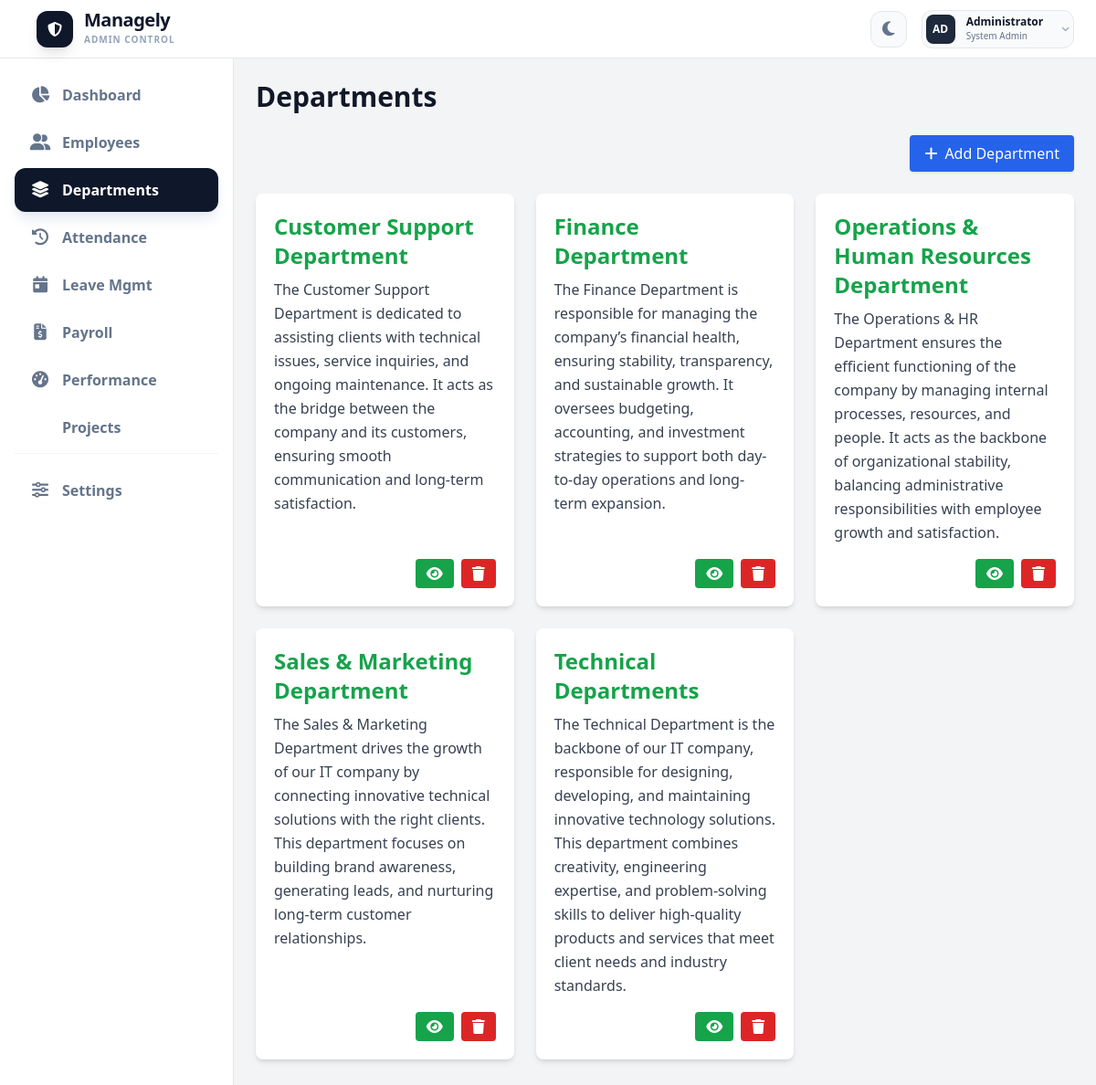
The app's page /adminportal/departments/ (signed in) with its own data.
### adminpanel/models.py (models this page shows, shortened)
class Department(models.Model):
    name = models.CharField(max_length=100, unique=True)
    description = models.TextField(blank=True)
    created_at = models.DateTimeField(auto_now_add=True)

### adminpanel/views.py (the view)
# urls.py: path('departments/', views.admin_department_list, name='admin_department_list'),
@login_required(login_url='/admin/')
def admin_department_list(request):
    departments = Department.objects.all().order_by('name')
    form = DepartmentForm(request.POST or None)
    if request.method == "POST" and form.is_valid():
        form.save()
        messages.success(request, "Department added successfully!")
        return redirect('admin_department_list')
    return render(request, 'admin_department_list.html', {
        'departments': departments,
        'form': form
    })

### accounts/context_processors.py (called while the page is built, shortened)
def global_employee(request):
    employee_id = request.session.get("employee_id")
    return {
        "global_profile": None
    }

### employees/context_processors.py (called while the page is built)
def notifications_processor(request):
    if request.user.is_authenticated:
        return base_notifications(request)
    return {"notifications": [], "unread_count": 0}

### employees/views.py (called while the page is built, shortened)
def base_notifications(request):
    employee_id = request.session.get("employee_id")
    notifications = []
    unread_count = 0
    return {
        "notifications": notifications,
        "unread_count": unread_count,
    }

### adminpanel/templates/admin_department_list.html (shortened to what this page needs)
{% load static %}
<!DOCTYPE html>
<html lang="en">
<head>
  <script src="https://cdn.tailwindcss.com"></script>
  <link rel="stylesheet" href="https://cdnjs.cloudflare.com/ajax/libs/font-awesome/6.4.2/css/all.min.css">
</head>
<body class="mt-16 md:ml-64 bg-gray-100 dark:bg-gray-900 text-gray-800 dark:text-gray-200 transition-colors duration-300 min-h-screen flex">
  {% include 'adminsidetopbar.html' %}
  <div class="flex-1 flex flex-col min-h-screen p-6">
    <h1 class="text-3xl font-bold mb-6 text-gray-900 dark:text-gray-100">Departments</h1>
    <div class="mb-6 flex justify-end">
      <button id="add-btn" class="bg-blue-600 hover:bg-blue-700 text-white px-4 py-2 rounded shadow transition flex items-center">
        <i class="fa fa-plus mr-2"></i> Add Department
      </button>
    </div>
    <div class="grid grid-cols-1 sm:grid-cols-2 md:grid-cols-3 gap-6">
      {% for dept in departments %}
        <div class="bg-white dark:bg-gray-800 p-5 rounded-lg shadow-md flex flex-col justify-between min-h-[160px] transition-hover hover:shadow-lg">
          <div>
            <h2 class="text-2xl font-bold text-green-600 dark:text-gray-100 mb-2">{{ dept.name }}</h2>
            <p class="text-gray-700 dark:text-gray-300 text-base leading-relaxed">{{ dept.description|default:"No Description" }}</p>
          </div>
          <div class="mt-4 flex justify-end space-x-2">
            <a href="{% url 'admin_department_detail' dept.pk %}" class="px-3 py-1 bg-green-600 hover:bg-green-700 text-white rounded transition">
              <i class="fa fa-eye"></i>
            </a>
            <a href="{% url 'admin_department_delete' dept.pk %}" class="px-3 py-1 bg-red-600 hover:bg-red-700 text-white rounded transition"
               onclick="return confirm('Delete {{ dept.name }}?')">
              <i class="fa fa-trash"></i>
            </a>
          </div>
        </div>
      {% empty %}
        <p class="text-gray-500 col-span-3">No departments yet.</p>
      {% endfor %}
    </div>
  </div>
</body>
</html>

### adminpanel/templates/adminsidetopbar.html (shortened to what this page needs)
{% load static %}
<!DOCTYPE html>
<html lang="en">
<head>
  <link rel="stylesheet" href="{% static 'css/theme.css' %}">
  <script src="https://cdn.tailwindcss.com"></script>
  <link rel="stylesheet" href="https://cdnjs.cloudflare.com/ajax/libs/font-awesome/6.5.1/css/all.min.css">
</head>
<body class="bg-gray-100 dark:bg-slate-950 text-slate-800 dark:text-slate-100 transition-colors duration-300">
<header class="fixed top-0 left-0 right-0 h-16 bg-white dark:bg-slate-900 border-b border-gray-200 dark:border-slate-800 flex items-center justify-between px-6 z-50">
  <div class="flex items-center space-x-4">
    <div class="flex items-center space-x-3">
      <div class="w-10 h-10 bg-slate-900 dark:bg-slate-100 rounded-xl flex items-center justify-center shadow-lg transition-transform hover:scale-105">
        <i class="fas fa-shield-halved text-white dark:text-slate-900"></i>
      </div>
      <div class="hidden sm:block">
        <h1 class="text-xl font-black tracking-tight text-slate-900 dark:text-white leading-none">Managely</h1>
        <p class="text-[10px] uppercase font-bold tracking-widest text-slate-400 mt-1">Admin Control</p>
      </div>
    </div>
  </div>
  <div class="flex items-center space-x-2 md:space-x-4">
    <button id="theme-toggle" class="w-10 h-10 flex items-center justify-center rounded-xl bg-gray-50 dark:bg-slate-800 text-slate-500 dark:text-slate-400 hover:text-slate-900 dark:hover:text-white border border-gray-200 dark:border-slate-700 transition-all">
      <i id="theme-icon" class="fas fa-moon text-lg"></i>
    </button>
    <div class="relative">
      <button id="profile-dropdown-btn" class="flex items-center p-1 md:space-x-3 focus:outline-none group bg-gray-50 dark:bg-slate-800/50 rounded-xl border border-gray-200 dark:border-slate-700">
        <div class="w-8 h-8 bg-slate-800 dark:bg-slate-600 rounded-lg flex items-center justify-center shadow-inner">
          <span class="text-white font-bold text-xs uppercase">{{ user.username|slice:":2"|default:"AD" }}</span>
        </div>
        <div class="hidden md:block text-left pr-2">
          <p class="text-xs font-black text-slate-900 dark:text-white">{{ user.get_full_name|default:"Administrator" }}</p>
          <p class="text-[10px] text-slate-500 font-medium">System Admin</p>
        </div>
        <i class="fas fa-angle-down text-[10px] text-slate-400 mr-1 hidden md:block"></i>
      </button>
    </div>
  </div>
</header>
<aside id="sidebar" class="fixed top-16 left-0 w-64 bg-white dark:bg-slate-900 border-r border-gray-200 dark:border-slate-800 h-[calc(100vh-4rem)] z-30 transform -translate-x-full md:translate-x-0 transition-transform duration-300 overflow-y-auto">
  <nav class="p-4">
    <ul class="space-y-1" id="nav-list">
      <li>
        <a href="{% url 'admin_dashboard' %}" class="nav-link flex items-center px-4 py-3 rounded-xl transition-all group">
          <i class="fas fa-chart-pie w-6 text-center text-lg"></i><span class="ml-3 font-semibold">Dashboard</span>
        </a>
      </li>
      <li>
        <a href="{% url 'admin_employee_list' %}" class="nav-link flex items-center px-4 py-3 rounded-xl transition-all group">
          <i class="fas fa-user-group w-6 text-center text-lg"></i><span class="ml-3 font-semibold">Employees</span>
        </a>
      </li>
      <li>
        <a href="{% url 'admin_department_list' %}" class="nav-link flex items-center px-4 py-3 rounded-xl transition-all group">
          <i class="fas fa-layer-group w-6 text-center text-lg"></i><span class="ml-3 font-semibold">Departments</span>
        </a>
      </li>
      <li>
        <a href="{% url 'admin_attendance_list' %}" class="nav-link flex items-center px-4 py-3 rounded-xl transition-all group">
          <i class="fas fa-clock-rotate-left w-6 text-center text-lg"></i><span class="ml-3 font-semibold">Attendance</span>
        </a>
      </li>
      <li>
        <a href="{% url 'admin_leave_list' %}" class="nav-link flex items-center px-4 py-3 rounded-xl transition-all group">
          <i class="fas fa-calendar-day w-6 text-center text-lg"></i><span class="ml-3 font-semibold">Leave Mgmt</span>
        </a>
      </li>
      <li>
        <a href="{% url 'admin_payroll' %}" class="nav-link flex items-center px-4 py-3 rounded-xl transition-all group">
          <i class="fas fa-file-invoice-dollar w-6 text-center text-lg"></i><span class="ml-3 font-semibold">Payroll</span>
        </a>
      </li>
      <li>
        <a href="{% url 'admin_performance_list' %}" class="nav-link flex items-center px-4 py-3 rounded-xl transition-all group">
          <i class="fas fa-gauge-high w-6 text-center text-lg"></i><span class="ml-3 font-semibold">Performance</span>
        </a>
      </li>
      <li>
        <a href="{% url 'admin_project_list'%}" class="nav-link flex items-center px-4 py-3 rounded-xl transition-all group">
          <span class="ml-3 font-semibold">Projects</span>
        </a>
      </li>
      <li class="pt-4 mt-4 border-t border-gray-100 dark:border-slate-800">
        <a href="{% url 'admin_settings' %}" class="nav-link flex items-center px-4 py-3 rounded-xl transition-all group">
          <i class="fas fa-sliders w-6 text-center text-lg"></i><span class="ml-3 font-semibold">Settings</span>
        </a>
      </li>
    </ul>
  </nav>
</aside>
</body>
</html>

### static/css/theme.css (style rules this page uses)
body { box-sizing: border-box; }

### adminpanel/templates/admin_department_list.html (style rules this page uses)
.transition-hover { transition: all 0.2s ease-in-out; }

### records on screen
Department: name "Customer Support Department", description "The Customer Support Department is dedicated to assisting clients with technical issues, service inquiries, and ongoing maintenance. It acts as the bridge between the company and its customers, ensuring smooth communication and long-term satisfaction."
Department: name "Finance Department", description "The Finance Department is responsible for managing the company’s financial health, ensuring stability, transparency, and sustainable growth. It oversees budgeting, accounting, and investment strategies to support both day-to-day operations and long-term expansion."
Department: name "Operations & Human Resources Department", description "The Operations & HR Department ensures the efficient functioning of the company by managing internal processes, resources, and people. It acts as the backbone of organizational stability, balancing administrative responsibilities with employee growth and satisfaction."
Department: name "Sales & Marketing Department", description "The Sales & Marketing Department drives the growth of our IT company by connecting innovative technical solutions with the right clients. This department focuses on building brand awareness, generating leads, and nurturing long-term customer relationships."
Department: name "Technical Departments", description "The Technical Department is the backbone of our IT company, responsible for designing, developing, and maintaining innovative technology solutions. This department combines creativity, engineering expertise, and problem-solving skills to deliver high-quality products and services that meet client needs and industry standards."

### other values on screen
{{ user.username|slice:":2"|default:"AD" }} "AD"
{{ user.get_full_name|default:"Administrator" }} "Administrator"
